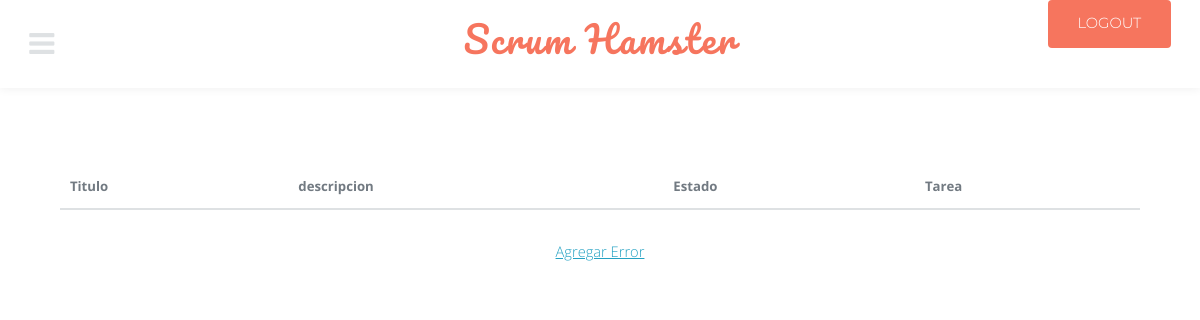
Before: /list_error (signed in) with the older database file.
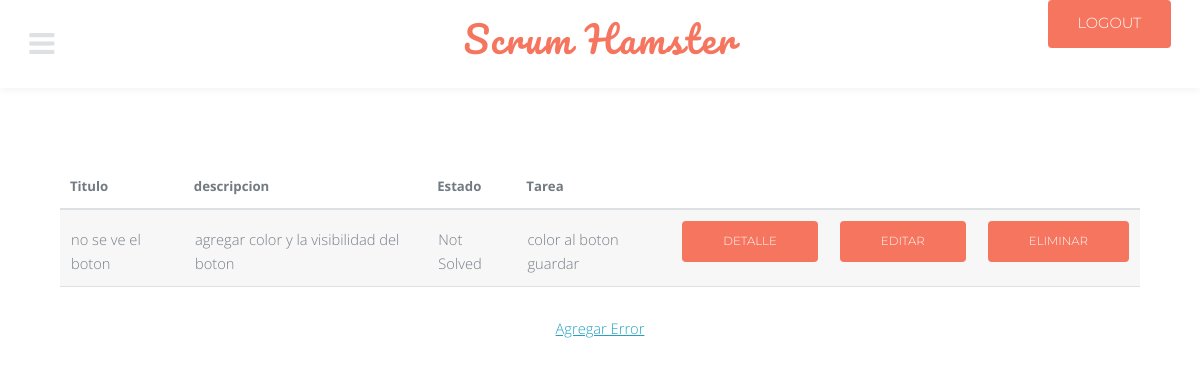
After: the same page with the newer database file.
### modules/models.py (models this page shows, shortened)
class error(models.Model):
    title = models.CharField(max_length = 50)
    description = models.TextField()
    state_choices = (
		('Solved', 'Solved'),
		('Not Solved', 'Not Solved'),
		)
    state = models.CharField(
		max_length = 11,
		choices = state_choices,
		default = 'Not Solved',
		)
    task_id = models.ForeignKey(task, on_delete = models.CASCADE)

class task(models.Model):
    title = models.CharField(max_length = 50)
    percent = models.PositiveSmallIntegerField()
    state_choices = (
		('Not Started', 'Not Started'),
		('In Process', 'In Process'),
		('Finished', 'Finished'),
		)
    state = models.CharField(
		max_length = 12,
		choices = state_choices,
		default = 'Not Started',
		)
    hours = models.PositiveSmallIntegerField()
    project_id = models.ForeignKey(project, on_delete = models.CASCADE)
    user_in_charge = models.ForeignKey(User, on_delete = models.CASCADE, related_name = 'in_charge')
    user_supervisor = models.ForeignKey(User, on_delete = models.CASCADE, related_name = 'supervisor')
    def __str__(self):
        return '%s' % (self.title)

### modules/views.py (the view)
# urls.py: path('list_error', list_error, name = 'list_error'),
@login_required
def list_error(request):
	data = error.objects.all()
	return render(request, 'error/error_list.html', {'data': data})

### modules/templates/error/error_list.html
{% extends 'base.html' %}
{% block cont %}
<table border="10">
		<thead>
				<tr>
					<th>Titulo</th>
					<th>descripcion</th>
					<th>Estado</th>
					<th>Tarea</th>
				</tr>
			</thead>
{% for i in data %}
	<tr>
		<td>{{ i.title }}</td>
		<td>{{ i.description }}</td>
		<td>{{ i.state }}</td>
		<td>{{ i.task_id }}</td>
		<td>
			<a href="{% url 'view_error' i.id %}" class="button fit small">Detalle</a>
		</td>
		<td>
			<a href="{% url 'update_error' i.id %}" class="button fit small">Editar</a>
		</td>
		<td>
			<a href="{% url 'delete_error' i.id %}" class="button fit small">Eliminar</a>
		</td>
	</tr>
{% endfor %}
</table>
<a href="{% url 'create_error' %}">Agregar Error</a>
{% endblock %}

Changed rows visible on the page:
added error: title "no se ve el boton", description "agregar color y la visibilidad del boton", state "Not Solved", task_id "color al boton guardar"
